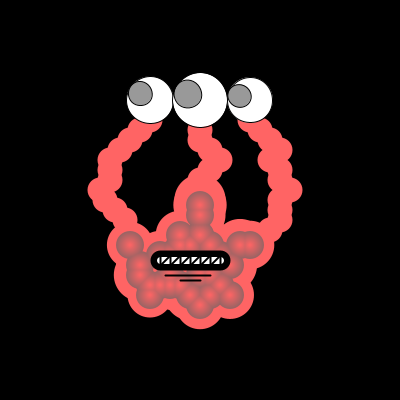
Frame 1 (no input)
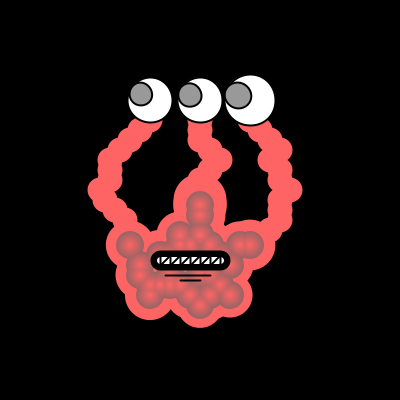
Frame 60 (the mouse pressed at the canvas centre just before this capture)
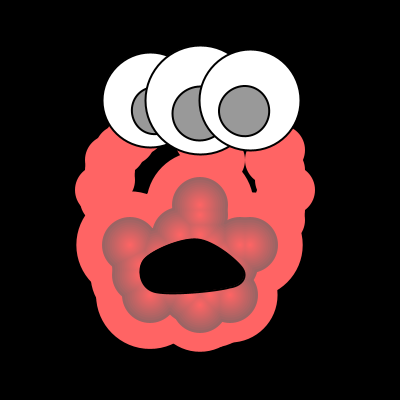
Frame 120 (the mouse held since frame 60 and released just before this capture)

The Processing sketch that drew these frames (run headless with seeded random() and noise(); from frame 60 on, the mouse is pressed at the canvas centre):

// Processing sketch: processing_70380
// ── processing_70380.pde

final int on = 1;
final int off =0;
int x;
int y;
int etatRectangle;
int etatCer;

void setup() {
  size(400, 400);

  smooth();

  etatRectangle = off;

  etatCer = off;

  x = width/2;
  y = height/2;
//-------------------------------------------------------------------------------
//fait appel aux class et dessine le monstre

  m1 = new Corps(x, y);
  m2 = new Corps(x, y+75);
  m3 = new Corps(x+10, y+75);
  m4 = new Corps(x+20, y+85);
  m5 = new Corps(x+30, y+95);
  m6 = new Corps(x+10, y+95);
  m7 = new Corps(x, y+105);
  m8 = new Corps(x-10, y+95);
  m9 = new Corps(x-20, y+85);
  m10 = new Corps(x-30, y+75);
  m11 = new Corps(x-30, y+85);
  m12 = new Corps(x-40, y+85);
  m13 = new Corps(x-50, y+95);
  m14 = new Corps(x-50, y+85);
  m15 = new Corps(x-60, y+75);
  m16 = new Corps(x-60, y+65);
  m17 = new Corps(x-40, y+55);
  m18 = new Corps(x-30, y+55);
  m19 = new Corps(x-20, y+45);
  m20 = new Corps(x-10, y+45);
  m21 = new Corps(x, y+35);
  m22 = new Corps(x+10, y+45);
  m23 = new Corps(x+20, y+55);
  m24 = new Corps(x+30, y+65);
  m25 = new Corps(x+40, y+45);
  m26 = new Corps(x+50, y+45);
  m27 = new Corps(x-70, y+45);
  m28 = new Corps(x, y+35);
  m29 = new Corps(x, y+15);
  m30 = new Corps(x, y+5);
  m31 = new Corps(x-20, y+35);
  m32 = new Corps(x-20, y+45);
  m33 = new Monster(100, 50);
  m34 = new Monster(150, 50);
  m35 = new Monster(200, 50);
}


Corps m1;
Corps m2;  
Corps m3;
Corps m4; 
Corps m5; 
Corps m6; 
Corps m7; 
Corps m8; 
Corps m9; 
Corps m10; 
Corps m11; 
Corps m12; 
Corps m13; 
Corps m14; 
Corps m15; 
Corps m16; 
Corps m17;
Corps m18; 
Corps m19; 
Corps m20; 
Corps m21; 
Corps m22; 
Corps m23; 
Corps m24; 
Corps m25; 
Corps m26; 
Corps m27; 
Corps m28; 
Corps m29; 
Corps m30; 
Corps m31; 
Corps m32; 
Monster m33;
Monster m34;
Monster m35;

void draw() {
  background(0);
  float x;
  float y;
  x = width/2;
  y = height/2;
  //-------------------------------------------------------------------------------
  // arriere-plan
  background(0);


  //-------------------------------------------------------------------------------
  // tentacules gauche
  fill(255, 100, 100); 
  noStroke();
  ellipse(x - 50, y-100, 25, 25);
  ellipse(x - 50, y-90, 25, 25);
  ellipse(x - 50, y-80, 25, 25);
  ellipse(x - 60, y-70, 25, 25);
  ellipse(x - 70, y-60, 25, 25);
  ellipse(x - 80, y-50, 25, 25);
  ellipse(x - 90, y-40, 25, 25);
  ellipse(x - 90, y-30, 25, 25);
  ellipse(x- 90, y-20, 25, 25);
  ellipse(x - 100, y-10, 25, 25);
  ellipse(x - 95, y, 25, 25);
  ellipse(x - 85, y+10, 25, 25);
  ellipse(x - 75, y+20, 25, 25);
  //-------------------------------------------------------------------------------
  // tentacules centre
  fill(255, 100, 100); 
  ellipse(x, y-100, 25, 25);
  ellipse(x, y-90, 25, 25);
  ellipse(x, y-80, 25, 25);
  ellipse(x, y-70, 25, 25);
  ellipse(x, y-60, 25, 25);
  ellipse(x+10, y-50, 25, 25);
  ellipse(x+20, y-40, 25, 25);
  ellipse(x+10, y-30, 25, 25);
  ellipse(x, y-20, 25, 25);
  //-------------------------------------------------------------------------------
  // tentacules droite
  fill(255, 100, 100); 
  ellipse(x + 50, y-100, 25, 25); 
  ellipse(x + 50, y-90, 25, 25); 
  ellipse(x + 50, y-80, 25, 25); 
  ellipse(x + 60, y-70, 25, 25); 
  ellipse(x + 70, y-60, 25, 25); 
  ellipse(x + 80, y-50, 25, 25); 
  ellipse(x + 70, y-40, 25, 25); 
  ellipse(x + 80, y-30, 25, 25); 
  ellipse(x + 80, y-20, 25, 25); 
  ellipse(x + 90, y-10, 25, 25); 
  ellipse(x + 80, y, 25, 25);
  ellipse(x + 80, y+10, 25, 25);
  ellipse(x + 80, y+20, 25, 25);
  ellipse(x + 70, y+30, 25, 25);
//-------------------------------------------------------------------------------
//permet à l'orbit de suivre la souris


  m1.update(mouseX, mouseY); 
  m2.update(mouseX, mouseY);  
  m3.update(mouseX, mouseY); 
  m4.update(mouseX, mouseY); 
  m5.update(mouseX, mouseY); 
  m6.update(mouseX, mouseY); 
  m7.update(mouseX, mouseY); 
  m8.update(mouseX, mouseY); 
  m9.update(mouseX, mouseY); 
  m10.update(mouseX, mouseY); 
  m11.update(mouseX, mouseY); 
  m12.update(mouseX, mouseY); 
  m13.update(mouseX, mouseY); 
  m14.update(mouseX, mouseY); 
  m15.update(mouseX, mouseY); 
  m16.update(mouseX, mouseY); 
  m17.update(mouseX, mouseY); 
  m18.update(mouseX, mouseY); 
  m19.update(mouseX, mouseY); 
  m20.update(mouseX, mouseY); 
  m21.update(mouseX, mouseY); 
  m22.update(mouseX, mouseY); 
  m23.update(mouseX, mouseY); 
  m24.update(mouseX, mouseY); 
  m25.update(mouseX, mouseY); 
  m26.update(mouseX, mouseY); 
  m27.update(mouseX, mouseY); 
  m28.update(mouseX, mouseY); 
  m29.update(mouseX, mouseY); 
  m30.update(mouseX, mouseY); 
  m31.update(mouseX, mouseY); 
  m32.update(mouseX, mouseY); 
  m33.update(mouseX, mouseY);
  m34.update(mouseX, mouseY);
  m35.update(mouseX, mouseY);

  //-------------------------------------------------------------------------------
  // dégradé pris dans l'exemple du cours
  smooth();

  noStroke();

  float d = width;
  float ratio = 0.9;

  while ( d > 5 ) {

    fill ( 255 - d / width * 100, 100, 100 );
    ellipse(x, y+75, d*0.07, d*0.07);
    ellipse(x+10, y+75, d*0.07, d*0.07);
    ellipse(x+20, y+85, d*0.07, d*0.07);
    ellipse(x+30, y+95, d*0.07, d*0.07);
    ellipse(x+10, y+95, d*0.07, d*0.07);
    ellipse(x, y+105, d*0.07, d*0.07);
    ellipse(x-10, y+95, d*0.07, d*0.07);
    ellipse(x-20, y+85, d*0.07, d*0.07);
    ellipse(x-30, y+75, d*0.07, d*0.07);
    ellipse(x-30, y+85, d*0.07, d*0.07);
    ellipse(x-40, y+85, d*0.07, d*0.07);
    ellipse(x-50, y+95, d*0.07, d*0.07);
    ellipse(x-50, y+85, d*0.07, d*0.07);
    ellipse(x-60, y+75, d*0.07, d*0.07);
    ellipse(x-60, y+65, d*0.07, d*0.07);
    ellipse(x-40, y+55, d*0.07, d*0.07);
    ellipse(x-30, y+55, d*0.07, d*0.07);
    ellipse(x-20, y+45, d*0.07, d*0.07);
    ellipse(x-10, y+45, d*0.07, d*0.07);
    ellipse(x, y+35, d*0.07, d*0.07);
    ellipse(x+10, y+45, d*0.07, d*0.07);
    ellipse(x+20, y+55, d*0.07, d*0.07);
    ellipse(x+30, y+65, d*0.07, d*0.07);
    ellipse(x+40, y+45, d*0.07, d*0.07);
    ellipse(x+50, y+45, d*0.07, d*0.07);
    ellipse(x-70, y+45, d*0.07, d*0.07);
    ellipse(x, y+35, d*0.07, d*0.07);
    ellipse(x, y+15, d*0.07, d*0.07);
    ellipse(x, y+5, d*0.07, d*0.07);
    ellipse(x-20, y+35, d*0.07, d*0.07);
    ellipse(x-20, y+45, d*0.07, d*0.07);
    d = d * ratio;
  }

  //-------------------------------------------------------------------------------
  //bouche
  stroke(0);
  strokeWeight(20);
  line(y-40, y+60, x+20, x+60);
  //-------------------------------------------------------------------------------
  //dents
  stroke(255);
  strokeWeight(7);
  line(y-40, y+60, x+20, x+60);

  stroke(0);
  strokeWeight(2);
  line(x, x+65, y+10, y+55);
  line(x, x+65, y, y+55);
  line(x-10, x+65, y-10, y+55);
  line(x-10, x+65, y, y+55);
  line(x-20, x+65, y-20, y+55);
  line(x-20, x+65, y-10, y+55);
  line(x-30, x+65, y-30, y+55);
  line(x-30, x+65, y-20, y+55);
  line(x-40, x+65, y-40, y+55);
  line(x-40, x+65, y-30, y+55);
  line(x+10, x+65, y+10, y+55);
  line(x+10, x+65, y+20, y+55);
  line(x+20, x+65, y+20, y+55);
  //-------------------------------------------------------------------------------
  //ligne en-dessous de la bouche
  stroke(0);
  strokeWeight(2);
  line(x-35, y+75, y+10, y+75);
  line(x-20, y+80, y, y+80);


  //---------------------------------------------------------------------------
  // bouton pour faire gonfler le monste
  if (etatRectangle == on) {


    ellipseMode(RADIUS);

    fill(0);

    beginShape();

    curveVertex(217.0, 270.0);
    curveVertex(229.0, 287.0);
    curveVertex(153.0, 291.0);
    curveVertex(144.0, 259.0);
    curveVertex(197.0, 239.0);
    curveVertex(242.0, 268.0);
    curveVertex(229.0, 287.0);
    curveVertex(163.0432, 277.85846);
    endShape();
  }
if (etatCer == off) {
  
    m33.leye.MAX_EYE_SIZE = 55;
    m34.leye.MAX_EYE_SIZE = 55;
    m35.leye.MAX_EYE_SIZE = 55;
  }
  
}
//}

//-------------------------------------------------------------------------------
//code pour annimer le montre de facons aléatoire inspiré par Author: David Langly

class Corps
{

  float corpsX;
  float corpsY;
  E leye;



  Corps(int x, int y) {
    corpsX = x;
    corpsY = y;
    leye = new E(50, 50);// taille des yeux
  }

  void update(int mx, int my) {
    leye.update(mx-corpsX, my-corpsY);

    pushMatrix();
    translate(corpsX, corpsY);


    leye.display();// dessine les yeux

    popMatrix();
  }
}


class E
{
  final static int MAX_EYE_SIZE = 55;  //grosseur mx des yeux
  final static int MIN_EYE_SIZE = 45;  //grosseur min des yeux

  final static float MAX_EYE_VELOCITY = 0.5;
  final static float MIN_EYE_VELOCITY = -0.5;

  int ex, ey;
  float size;
  float velocity;
  float angle = 0.0;

  E(int x, int y) {
    ex = x;
    ey = y;   
    size = random(MIN_EYE_SIZE, MAX_EYE_SIZE);
    velocity = random(MIN_EYE_VELOCITY, MAX_EYE_VELOCITY);
  }

  boolean isInside(float mx, float my) {
    float distance = sqrt(sq(ex - mx) + sq(ey - my));
    if (distance <= size)
    {
      return true;
    }
    else
    {
      return false;
    }
  }

  void update(float mx, float my) {
    angle = atan2(my-ey, mx-ex);
    size += velocity;
    if (size > MAX_EYE_SIZE) {
      velocity = -velocity;
    }
    if (size < MIN_EYE_SIZE) {
      velocity = -velocity;
    }
  }

  void display() {
    pushMatrix();
    translate(ex, ey);
    fill(255, 100, 100); 
    noStroke();
    ellipse(-50, -50, size, size);
    popMatrix();
  }
}

class Monster
{
  float monsterX;
  float monsterY;
  public Eye leye;



  Monster(int x, int y) {
    monsterX = x;
    monsterY = y;
    leye = new Eye(50, 50);// taille des yeux
  }

  void update(int mx, int my) {
    leye.update(mx-monsterX, my-monsterY);

    pushMatrix();
    translate(monsterX, monsterY);


    leye.display();// dessine les yeux

    popMatrix();
  }
}

//-----------------------------------------------------------------------------
//code pris sur open processing pour faire bouger les yeux et les faire 
//grossir de facons aléatoire Author: David Langly
class Eye
{

   int MAX_EYE_SIZE = 55;
   int MIN_EYE_SIZE = 45;

  final static float MAX_EYE_VELOCITY = 0.2;
  final static float MIN_EYE_VELOCITY = -0.2;

  int ex, ey;
  float size;
  float velocity;
  float angle = 0.0;

  Eye(int x, int y) {
    ex = x;
    ey = y;   
    size = random(MIN_EYE_SIZE, MAX_EYE_SIZE);
    velocity = random(MIN_EYE_VELOCITY, MAX_EYE_VELOCITY);
  }

  boolean isInside(float mx, float my) {
    float distance = sqrt(sq(ex - mx) + sq(ey - my));
    if (distance <= size)
    {
      return true;
    }
    else
    {
      return false;
    }
  }

  void update(float mx, float my) {
    angle = atan2(my-ey, mx-ex);
    size += velocity;
    if (size > MAX_EYE_SIZE) {
      velocity = -velocity;
    }
    if (size < MIN_EYE_SIZE) {
      velocity = -velocity;
    }
  }

  void display() {
    pushMatrix();
    translate(ex, ey);
    fill(255);
    stroke(0);
    ellipse(0, 0, size, size);
    rotate(angle);
    fill(153);
    ellipse(size/4, 0, size/2, size/2);
    popMatrix();
  }
}

//-------------------------------------------------------------------------------
// fonction qui permet d'avoir une zone carré et ronde pour permet au 
//monstre de grossir


void mousePressed() {


  m33.leye.MAX_EYE_SIZE = 100;
  m34.leye.MAX_EYE_SIZE = 100;
  m35.leye.MAX_EYE_SIZE = 100;

  float distance = dist(mouseX, mouseY, 150, 100);
  if (distance < 50/2) {
    if (etatCer == off) {
      etatCer = on;
    }
    else {
      etatCer = off;
    }
  }

  float distance2 = dist(mouseX, mouseY, 200, 100);
  if (distance2 < 50/2) {
    if (etatCer == off) {
      etatCer = on;
    }
    else {
      etatCer = off;
    }
  }
  float distance3 = dist(mouseX, mouseY, 250, 100);
  if (distance3 < 50/2) {
    if (etatCer == off) {
      etatCer = on;
    }
    else {
      etatCer = off;
    }
  }

  if (mouseX> 75 && mouseX < 290 && mouseY > 125 && mouseY < 325) {

    if ( etatRectangle == off ) {
      etatRectangle = on;
    }
    else {
      etatRectangle = off;
    }
  }
}

//-------------------------------------------------------------------------------
// fonction permettant de revenir à ellipseMode(center);
void mouseReleased() {
  etatRectangle = off;
  {
    ellipseMode(CENTER);
  }

  
}
